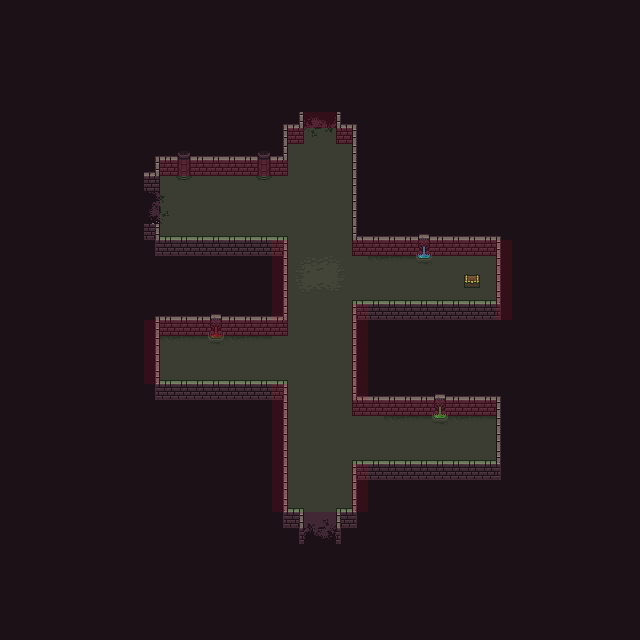

This game map was drawn from its Tiled (.tmx) file and the tilesets committed beside it. A one-line description and the trimmed map source follow:
An orthogonal 40x40 tile map with 16x16 px tiles, 7 tile layers (bg, floor, fg, props, ...), 3 tilesets and 5 objects (s, n, w).

<map version="1.5" tiledversion="1.7.0" orientation="orthogonal" renderorder="right-down" width="40" height="40" tilewidth="16" tileheight="16" infinite="0" nextlayerid="11" nextobjectid="6">
 <tileset firstgid="1" source="0x72_16x16DungeonTileset_walls.v1.tsx" />
 <tileset firstgid="257" source="0x72_16x16DungeonTileset.v4.tsx" />
 <tileset firstgid="513" source="NavigationTileSet.tsx" />
 <layer id="1" name="bg" width="40" height="40">
  <data>[1600 cells, 1600 non-empty, 1 distinct tile ids]</data>
 </layer>
 <layer id="2" name="floor" width="40" height="40">
  <data>[1600 cells, 238 non-empty, 1 distinct tile ids]</data>
 </layer>
 <layer id="3" name="fg" width="40" height="40">
  <data>[1600 cells, 197 non-empty, 20 distinct tile ids]</data>
 </layer>
 <layer id="7" name="props" width="40" height="40">
  <data>[1600 cells, 42 non-empty, 25 distinct tile ids]</data>
 </layer>
 <layer id="10" name="treasure" width="40" height="40">
  <data>[1600 cells, 1 non-empty, 1 distinct tile ids]</data>
 </layer>
 <layer id="8" name="exits" width="40" height="40">
  <data>[1600 cells, 12 non-empty, 12 distinct tile ids]</data>
 </layer>
 <objectgroup id="4" name="Collisions">
  <object id="1" x="304" y="544">
   <polygon points="0,0 0,-36 -16,-36 -16,-164 -144,-164 -144.182,-215.273 -96.1818,-215.273 -92,-212 -84,-212 -80.1818,-215.273 -16.1818,-215.273 -16,-308 -144,-308 -144,-324 -160,-324 -160,-360 -144,-360 -144.182,-375.091 -128.182,-375.091 -124,-372 -116,-372 -112.182,-375.091 -48.1818,-375.091 -44,-372 -36,-372 -32.1818,-375.091 -16.1818,-375.091 -16,-408 0,-408 0,-432 32,-432 32,-408 48,-408 47.9091,-295.182 111.909,-295.182 116,-292 124,-292 127.909,-295.182 191.909,-295.182 192,-244 48,-244 47.9375,-135.313 127.938,-135.313 132,-132 140,-132 143.938,-135.313 191.938,-135.313 192,-84 48,-84 48,-36 32,-36 32,0" />
  </object>
  <object id="5" x="464" y="280">
   <polygon points="0,0 16,0 16,-8 0,-8" />
  </object>
 </objectgroup>
 <objectgroup id="5" name="Gates">
  <object id="2" name="s" x="304" y="544">
   <polygon points="0,0 0,-16 32,-16 32,0" />
  </object>
  <object id="3" name="n" x="304" y="128">
   <polygon points="0,0 32,0 32,-16 0,-16" />
  </object>
  <object id="4" name="w" x="144" y="192">
   <polygon points="0,0 16,0 16,28 0,28" />
  </object>
 </objectgroup>
 <objectgroup id="6" name="Void" />
 <layer id="9" name="navigation" width="40" height="40" opacity="0.1">
  <data>[1600 cells, 273 non-empty, 2 distinct tile ids]</data>
 </layer>
</map>
